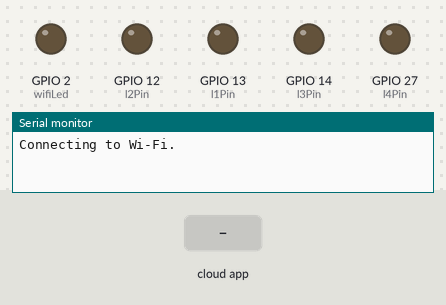
A sketch run on a simulated ESP32. Shown: output pins drawn as LEDs (lit = HIGH), the last lines printed to the serial monitor. Inputs (shaded band) come from the test bench. WiFi joins after 1.5 s; servers stay silent unless stated.

Above: at 0.1 s.
At 2.8 s:
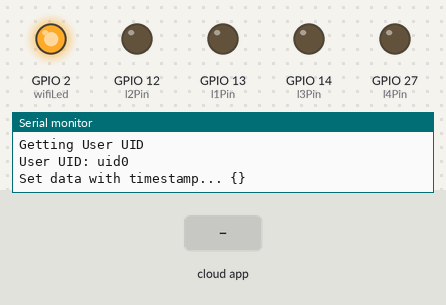
2.9 s: the phone or cloud app sets data to 0
At 3.2 s:
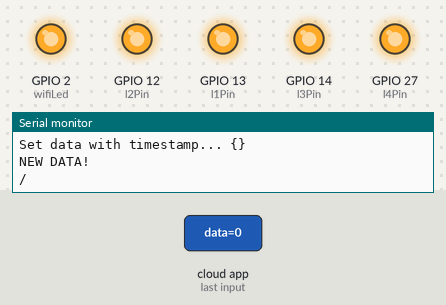
Timing chart, 0 to 5.9 s (numbered marks = the images above; inputs shaded):
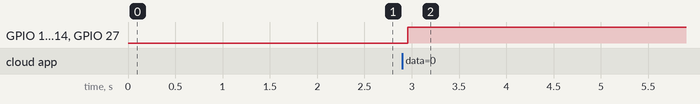

The sketch:

arduino.ino
```cpp
//LED
#define l1Pin 13
#define l2Pin 12
#define l3Pin 14
#define l4Pin 27
bool l1Value = false;
bool l2Value = false;
bool l3Value = false;
bool l4Value = false;

//Wifi indicator led
#define wifiLed 2

//Firebase
#include <Arduino.h>
#include <WiFi.h>
#include <FirebaseESP32.h>
// Provide the token generation process info.
#include <addons/TokenHelper.h>
// Provide the RTDB payload printing info and other helper functions.
#include <addons/RTDBHelper.h>
/* 1. Define the WiFi credentials */
#define WIFI_SSID "Autobonics_4G"
#define WIFI_PASSWORD "autobonics@27"
// For the following credentials, see examples/Authentications/SignInAsUser/EmailPassword/EmailPassword.ino
/* 2. Define the API Key */
#define API_KEY "AIzaSyCdE3bRghPK17SroOTfpbFZBJ7zAwEiI1c"
/* 3. Define the RTDB URL */
#define DATABASE_URL "https://navigest-75e37-default-rtdb.asia-southeast1.firebasedatabase.app/" //<databaseName>.firebaseio.com or <databaseName>.<region>.firebasedatabase.app
/* 4. Define the user Email and password that alreadey registerd or added in your project */
#define USER_EMAIL "device@gmail.com"
#define USER_PASSWORD "12345678"
// Define Firebase Data object
FirebaseData fbdo;
FirebaseAuth auth;
FirebaseConfig config;
unsigned long sendDataPrevMillis = 0;
// Variable to save USER UID
String uid;
//Databse
String path;

unsigned long printDataPrevMillis = 0;

FirebaseData stream;
void streamCallback(StreamData data)
{
  Serial.println("NEW DATA!");

  String p = data.dataPath();

  Serial.println(p);
  printResult(data); // see addons/RTDBHelper.h


  // Serial.println();
  FirebaseJson jVal = data.jsonObject();
  FirebaseJsonData l1;
  FirebaseJsonData l2;
  FirebaseJsonData l3;
  FirebaseJsonData l4;
  jVal.get(l1, "r1");
  jVal.get(l2, "r2");
  jVal.get(l3, "r3");
  jVal.get(l4, "r4");

  if (l1.success)
  {
    Serial.println("Success data");
    l1Value = l1.to<bool>();
  }
  if (l2.success)
  {
    Serial.println("Success data");
    l2Value = l2.to<bool>();
  }
  if (l3.success)
  {
    Serial.println("Success data");
    l3Value = l3.to<bool>();
  }
  if (l4.success)
  {
    Serial.println("Success data");
    l4Value = l4.to<bool>();
  }

  digitalWrite(l1Pin, !l1Value);
  digitalWrite(l2Pin, !l2Value);
  digitalWrite(l3Pin, !l3Value);
  digitalWrite(l4Pin, !l4Value);
}

void streamTimeoutCallback(bool timeout)
{
  if (timeout)
    Serial.println("stream timed out, resuming...\n");

  if (!stream.httpConnected())
    Serial.printf("error code: %d, reason: %s\n\n", stream.httpCode(), stream.errorReason().c_str());
}

void setup() {

  Serial.begin(115200);

  pinMode(l1Pin, OUTPUT);
  pinMode(l2Pin, OUTPUT);
  pinMode(l3Pin, OUTPUT);
  pinMode(l4Pin, OUTPUT);

  pinMode(wifiLed, OUTPUT);
  digitalWrite(wifiLed, LOW);

  //WIFI
  WiFi.begin(WIFI_SSID, WIFI_PASSWORD);
  Serial.print("Connecting to Wi-Fi");
  unsigned long ms = millis();
  while (WiFi.status() != WL_CONNECTED)
  {
    Serial.print(".");
    delay(300);
  }
  Serial.println();
  Serial.print("Connected with IP: ");
  Serial.println(WiFi.localIP());
  digitalWrite(wifiLed, HIGH);
  Serial.println();

  //FIREBASE
  Serial.printf("Firebase Client v%s\n\n", FIREBASE_CLIENT_VERSION);
  /* Assign the api key (required) */
  config.api_key = API_KEY;

  /* Assign the user sign in credentials */
  auth.user.email = USER_EMAIL;
  auth.user.password = USER_PASSWORD;

  /* Assign the RTDB URL (required) */
  config.database_url = DATABASE_URL;

  /* Assign the callback function for the long running token generation task */
  config.token_status_callback = tokenStatusCallback; // see addons/TokenHelper.h

  // Limit the size of response payload to be collected in FirebaseData
  fbdo.setResponseSize(2048);

  Firebase.begin(&config, &auth);

  // Comment or pass false value when WiFi reconnection will control by your code or third party library
  Firebase.reconnectWiFi(true);

  Firebase.setDoubleDigits(5);

  config.timeout.serverResponse = 10 * 1000;

  // Getting the user UID might take a few seconds
  Serial.println("Getting User UID");
  while ((auth.token.uid) == "") {
    Serial.print('.');
    delay(1000);
  }
  // Print user UID
  uid = auth.token.uid.c_str();
  Serial.print("User UID: ");
  Serial.println(uid);

  path = "devices/" + uid + "/reading";

  //Stream setup
  if (!Firebase.beginStream(stream, "devices/" + uid + "/data"))
    Serial.printf("sream begin error, %s\n\n", stream.errorReason().c_str());

  Firebase.setStreamCallback(stream, streamCallback, streamTimeoutCallback);

}

void loop() {
    // printData();
    if (Firebase.ready()){
      updateData();
    }
}

void updateData() {
  if ((millis() - sendDataPrevMillis > 5000 || sendDataPrevMillis == 0))
  {
    sendDataPrevMillis = millis();
    FirebaseJson json;
    json.set(F("ts/.sv"), F("timestamp"));
    // Serial.printf("Set json... %s\n", Firebase.RTDB.set(&fbdo, path.c_str(), &json) ? "ok" : fbdo.errorReason().c_str());
    Serial.printf("Set data with timestamp... %s\n", Firebase.setJSON(fbdo, path.c_str(), json) ? fbdo.to<FirebaseJson>().raw() : fbdo.errorReason().c_str());
    Serial.println("");
  }
}
```

Measured:
- after the input at 2.9 s, GPIO 12 (l2Pin), GPIO 13 (l1Pin), GPIO 14 (l3Pin), GPIO 27 (l4Pin): LOW → HIGH after 0.06 s
